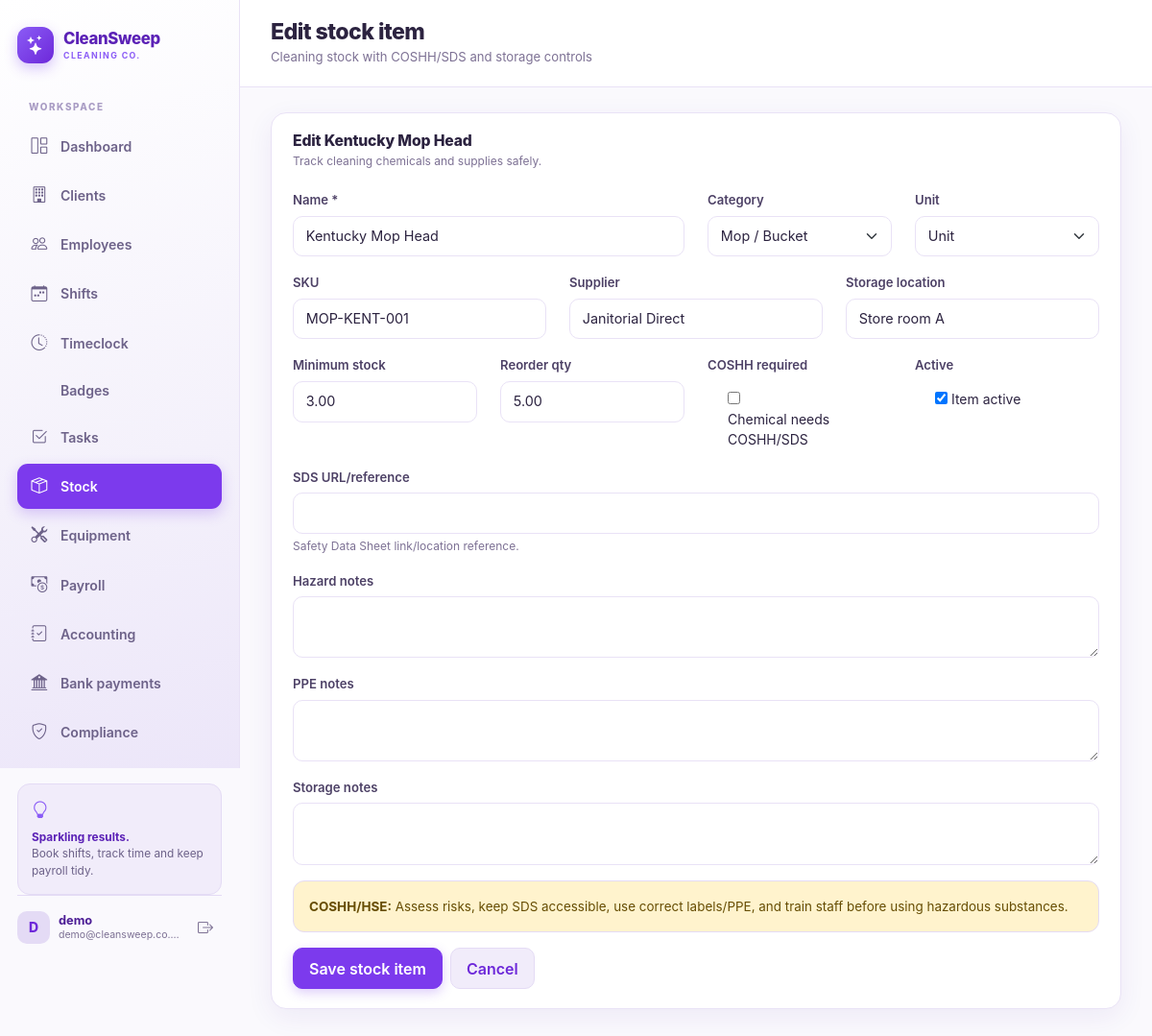
/inventory/stock/15/edit/ (signed in), run on the app's committed database.
### inventory/models.py (models this page shows, shortened)
class StockItem(models.Model):
    CATEGORY_CHOICES = (
        ("detergent", "Detergent / Cleaning Chemical"),
        ("disinfectant", "Disinfectant / Sanitiser"),
        ("mop", "Mop / Bucket"),
        ("brush", "Brush / Broom"),
        ("cloth", "Cloth / Microfibre"),
        ("cream", "Cream / Polish"),
        ("ppe", "PPE"),
        ("consumable", "Consumable"),
        ("other", "Other"),
    )
    UNIT_CHOICES = (
        ("unit", "Unit"),
        ("bottle", "Bottle"),
        ("pack", "Pack"),
        ("box", "Box"),
        ("litre", "Litre"),
        ("kg", "Kg"),
        ("pair", "Pair"),
    )
    name = models.CharField(max_length=140)
    category = models.CharField(max_length=20, choices=CATEGORY_CHOICES, default="other")
    sku = models.CharField(max_length=40, blank=True, default="")
    unit = models.CharField(max_length=12, choices=UNIT_CHOICES, default="unit")
    supplier = models.CharField(max_length=140, blank=True, default="")
    location = models.CharField(max_length=120, blank=True, default="")
    minimum_stock = models.DecimalField(max_digits=10, decimal_places=2, default=0)
    reorder_quantity = models.DecimalField(max_digits=10, decimal_places=2, default=0)
    coshh_required = models.BooleanField(default=False, help_text="Chemical requires COSHH assessment/SDS.")
    sds_url = models.URLField(blank=True, default="", help_text="Safety Data Sheet link/location reference.")
    hazard_notes = models.TextField(blank=True, default="")
    ppe_notes = models.TextField(blank=True, default="")
    storage_notes = models.TextField(blank=True, default="")
    is_active = models.BooleanField(default=True)
    created_at = models.DateTimeField(auto_now_add=True)
    updated_at = models.DateTimeField(auto_now=True)
    class Meta:
        ordering = ["name"]

### inventory/views.py (the view)
# urls.py: path("stock/<int:pk>/edit/", views.stock_item_edit, name="stock_item_edit"),
@login_required
def stock_item_edit(request, pk):
    item = get_object_or_404(StockItem, pk=pk)
    form = StockItemForm(request.POST or None, instance=item)
    if request.method == "POST" and form.is_valid():
        form.save()
        messages.success(request, f"Stock item '{item.name}' updated.")
        return redirect("stock_list")
    return render(request, "inventory/stock_item_form.html", {"form": form, "item": item})

### inventory/forms.py
class StockItemForm(forms.ModelForm):
    class Meta:
        model = StockItem
        fields = [
            "name", "category", "sku", "unit", "supplier", "location", "minimum_stock", "reorder_quantity",
            "coshh_required", "sds_url", "hazard_notes", "ppe_notes", "storage_notes", "is_active",
        ]
        widgets = {
            "hazard_notes": forms.Textarea(attrs={"rows": 2}),
            "ppe_notes": forms.Textarea(attrs={"rows": 2}),
            "storage_notes": forms.Textarea(attrs={"rows": 2}),
        }

### core/templatetags/form_tags.py (called while the page is built)
@register.filter
def bootstrap_field(field):
    widget = field.field.widget
    css = "form-control"
    if isinstance(widget, (forms.CheckboxInput, forms.RadioSelect)):
        css = "form-check-input"
    elif isinstance(widget, forms.Select):
        css = "form-select"
    if field.errors:
        css += " is-invalid"
    attrs = dict(widget.attrs)
    attrs["class"] = " ".join(filter(None, [attrs.get("class"), css]))
    html = [field.as_widget(attrs=attrs)]
    if field.field.help_text:
        html.append(
            f'<div class="form-text text-muted-small">{escape(field.field.help_text)}</div>'
        )
    if field.errors:
        errors = "".join(f"<div>{escape(error)}</div>" for error in field.errors)
        html.append(f'<div class="invalid-feedback d-block">{errors}</div>')
    return mark_safe("".join(html))

### inventory/templates/inventory/stock_item_form.html (shortened to what this page needs)
{% extends "core/base.html" %}
{% load form_tags %}
{% block page_title %}{% if item %}Edit stock item{% else %}Add stock item{% endif %}{% endblock %}
{% block page_subtitle %}Cleaning stock with COSHH/SDS and storage controls{% endblock %}
{% block page_content %}
<div class="panel" style="max-width: 980px;">
  <div class="panel-head"><div><h3 class="panel-title">{% if item %}Edit {{ item.name }}{% else %}New stock item{% endif %}</h3><p class="panel-sub">Track cleaning chemicals and supplies safely.</p></div></div>
  <div class="panel-body">
    <form method="post" novalidate>
      <div class="row">
        <div class="col-md-6 mb-3"><label class="form-label">Name *</label>{{ form.name|bootstrap_field }}</div>
        <div class="col-md-3 mb-3"><label class="form-label">Category</label>{{ form.category|bootstrap_field }}</div>
        <div class="col-md-3 mb-3"><label class="form-label">Unit</label>{{ form.unit|bootstrap_field }}</div>
      </div>
      <div class="row">
        <div class="col-md-4 mb-3"><label class="form-label">SKU</label>{{ form.sku|bootstrap_field }}</div>
        <div class="col-md-4 mb-3"><label class="form-label">Supplier</label>{{ form.supplier|bootstrap_field }}</div>
        <div class="col-md-4 mb-3"><label class="form-label">Storage location</label>{{ form.location|bootstrap_field }}</div>
      </div>
      <div class="row">
        <div class="col-md-3 mb-3"><label class="form-label">Minimum stock</label>{{ form.minimum_stock|bootstrap_field }}</div>
        <div class="col-md-3 mb-3"><label class="form-label">Reorder qty</label>{{ form.reorder_quantity|bootstrap_field }}</div>
        <div class="col-md-3 mb-3"><label class="form-label">COSHH required</label><div class="form-check mt-2">{{ form.coshh_required }} <label class="form-check-label" for="{{ form.coshh_required.id_for_label }}">Chemical needs COSHH/SDS</label></div></div>
        <div class="col-md-3 mb-3"><label class="form-label">Active</label><div class="form-check mt-2">{{ form.is_active }} <label class="form-check-label" for="{{ form.is_active.id_for_label }}">Item active</label></div></div>
      </div>
      <div class="mb-3"><label class="form-label">SDS URL/reference</label>{{ form.sds_url|bootstrap_field }}</div>
      <div class="mb-3"><label class="form-label">Hazard notes</label>{{ form.hazard_notes|bootstrap_field }}</div>
      <div class="mb-3"><label class="form-label">PPE notes</label>{{ form.ppe_notes|bootstrap_field }}</div>
      <div class="mb-3"><label class="form-label">Storage notes</label>{{ form.storage_notes|bootstrap_field }}</div>
      <div class="alert alert-warning soft-alert"><strong>COSHH/HSE:</strong> Assess risks, keep SDS accessible, use correct labels/PPE, and train staff before using hazardous substances.</div>
      <div class="d-flex gap-2"><button class="btn btn-purple" type="submit">Save stock item</button><a href="{% url 'stock_list' %}" class="btn btn-light-purple">Cancel</a></div>
    </form>
  </div>
</div>
{% endblock %}

### core/templates/core/base.html (shortened to what this page needs)
{% load static form_tags %}<!doctype html>
<html lang="en">
<head>
  <link rel="stylesheet" href="{% static 'vendor/bootstrap/bootstrap.min.css' %}">
  <link rel="stylesheet" href="{% static 'vendor/bootstrap-icons/bootstrap-icons.min.css' %}">
  <link rel="stylesheet" href="{% static 'cleaning/css/theme.css' %}">
</head>
<body class="{% if not user.is_authenticated %}auth-body{% endif %}">
{% if user.is_authenticated %}
  {% with nav_name=request.resolver_match.url_name %}
  <div class="app-shell">
    <aside class="sidebar d-none d-lg-flex">
      <a href="{% url 'dashboard' %}" class="brand">
        <span class="brand-mark"><i class="bi bi-stars"></i></span>
        <span class="brand-text">CleanSweep<small>CLEANING CO.</small></span>
      </a>
      <div class="sidebar-label">WORKSPACE</div>
      <nav class="sidebar-nav">
        <a href="{% url 'dashboard' %}" class="nav-link {% if nav_name == 'dashboard' %}active{% endif %}">
          <i class="bi bi-grid-1x2"></i><span>Dashboard</span>
        </a>
        <a href="{% url 'client_list' %}" class="nav-link {% if nav_name == 'client' or nav_name == 'client_form' or nav_name == 'client_delete' %}active{% endif %}">
          <i class="bi bi-building"></i><span>Clients</span>
        </a>
        <a href="{% url 'employee_list' %}" class="nav-link {% if nav_name == 'employee' or nav_name == 'employee_form' or nav_name == 'employee_delete' %}active{% endif %}">
          <i class="bi bi-people"></i><span>Employees</span>
        </a>
        <a href="{% url 'shift_list' %}" class="nav-link {% if nav_name == 'shift' %}active{% endif %}">
          <i class="bi bi-calendar-week"></i><span>Shifts</span>
        </a>
        <a href="{% url 'timeclock_home' %}" class="nav-link {% if nav_name == 'timeclock' or nav_name == 'time_entry' %}active{% endif %}">
          <i class="bi bi-clock-history"></i><span>Timeclock</span>
        </a>
        <a href="{% url 'badge_list' %}" class="nav-link {% if nav_name == 'badge' %}active{% endif %}">
          <span>Badges</span>
        </a>
        <a href="{% url 'task_list' %}" class="nav-link {% if nav_name == 'task' %}active{% endif %}">
          <i class="bi bi-check2-square"></i><span>Tasks</span>
        </a>
        <a href="{% url 'stock_list' %}" class="nav-link {% if 'stock' in nav_name or nav_name == 'inventory' %}active{% endif %}">
          <i class="bi bi-box-seam"></i><span>Stock</span>
        </a>
        <a href="{% url 'equipment_list' %}" class="nav-link {% if 'equipment' in nav_name %}active{% endif %}">
          <i class="bi bi-tools"></i><span>Equipment</span>
        </a>
        <a href="{% url 'payroll_home' %}" class="nav-link {% if nav_name == 'payroll' or nav_name == 'payslip' or nav_name == 'payroll_config' %}active{% endif %}">
          <i class="bi bi-cash-coin"></i><span>Payroll</span>
        </a>
        <a href="{% url 'accounting_payment_list' %}" class="nav-link {% if nav_name == 'accounting' %}active{% endif %}">
          <i class="bi bi-journal-check"></i><span>Accounting</span>
        </a>
        <a href="{% url 'banking_home' %}" class="nav-link {% if nav_name == 'banking_home' %}active{% endif %}">
          <i class="bi bi-bank2"></i><span>Bank payments</span>
        </a>
        <a href="{% url 'compliance' %}" class="nav-link {% if nav_name == 'compliance' %}active{% endif %}">
          <i class="bi bi-shield-check"></i><span>Compliance</span>
        </a>
      </nav>
      <div class="sidebar-tip">
        <i class="bi bi-lightbulb"></i>
        <p><strong>Sparkling results.</strong><br>Book shifts, track time and keep payroll tidy.</p>
      </div>
      <div class="sidebar-user mt-auto">
        <span class="avatar">{{ user.username|slice:":1"|upper }}</span>
        <span class="user-meta"><strong>{{ user.username }}</strong><small>{{ user.email|truncatechars:22 }}</small></span>
        <form action="{% url 'logout' %}" method="post" class="ms-auto">
          <button type="submit" class="btn btn-icon" title="Sign out" aria-label="Sign out"><i class="bi bi-box-arrow-right"></i></button>
        </form>
      </div>
    </aside>
    <div class="app-main">
      <header class="topbar">
        <div class="me-auto">
          <h1 class="page-title">{% block page_title %}Dashboard{% endblock %}</h1>
          <div class="page-subtitle">{% block page_subtitle %}Clean operations at a glance{% endblock %}</div>
        </div>
      </header>
      <main class="content">
        {% block page_content %}{% endblock %}
      </main>
    </div>
  </div>
  {% endwith %}
{% endif %}
</body>
</html>

### data on the page
StockItem: name "Kentucky Mop Head", category "Mop / Bucket", unit "Unit", sku "MOP-KENT-001", supplier "Janitorial Direct", location "Store room A", minimum_stock "3.00", reorder_quantity "5.00", is_active "☑"

### other printed values
{{ user.username|slice:":1"|upper }} "D"
{{ user.username }} "demo"
{{ user.email|truncatechars:22 }} "demo@cleansweep.co.…"
